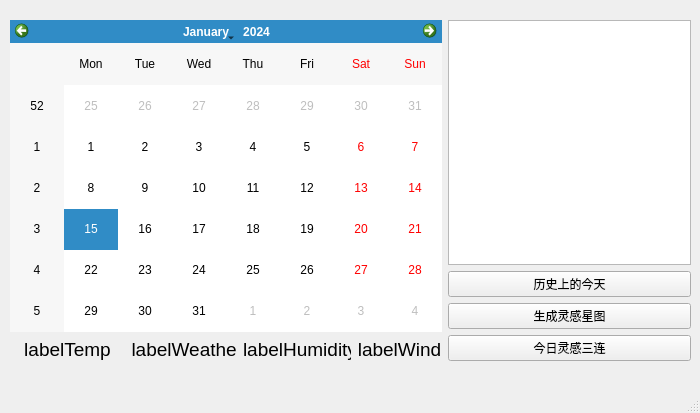
<?xml version="1.0" encoding="UTF-8"?>
<ui version="4.0">
 <class>MainWindow</class>
 <widget class="QMainWindow" name="MainWindow">
  <property name="geometry">
   <rect>
    <x>0</x>
    <y>0</y>
    <width>700</width>
    <height>413</height>
   </rect>
  </property>
  <property name="windowTitle">
   <string>MainWindow</string>
  </property>
  <widget class="QWidget" name="centralwidget">
   <widget class="QWidget" name="">
    <property name="geometry">
     <rect>
      <x>10</x>
      <y>20</y>
      <width>681</width>
      <height>341</height>
     </rect>
    </property>
    <layout class="QHBoxLayout" name="horizontalLayout_2">
     <item>
      <layout class="QVBoxLayout" name="verticalLayout">
       <item>
        <widget class="QCalendarWidget" name="calendarWidget">
         <property name="minimumSize">
          <size>
           <width>380</width>
           <height>0</height>
          </size>
         </property>
        </widget>
       </item>
       <item>
        <layout class="QHBoxLayout" name="horizontalLayout">
         <item>
          <widget class="QLabel" name="labelTemp">
           <property name="minimumSize">
            <size>
             <width>115</width>
             <height>20</height>
            </size>
           </property>
           <property name="text">
            <string>&lt;html&gt;&lt;head/&gt;&lt;body&gt;&lt;p&gt;&lt;span style=&quot; font-size:14pt;&quot;&gt;labelTemp&lt;/span&gt;&lt;/p&gt;&lt;/body&gt;&lt;/html&gt;</string>
           </property>
           <property name="alignment">
            <set>Qt::AlignmentFlag::AlignCenter</set>
           </property>
          </widget>
         </item>
         <item>
          <widget class="QLabel" name="labelWeather">
           <property name="minimumSize">
            <size>
             <width>85</width>
             <height>20</height>
            </size>
           </property>
           <property name="text">
            <string>&lt;html&gt;&lt;head/&gt;&lt;body&gt;&lt;p&gt;&lt;span style=&quot; font-size:14pt;&quot;&gt;labelWeather&lt;/span&gt;&lt;/p&gt;&lt;/body&gt;&lt;/html&gt;</string>
           </property>
           <property name="alignment">
            <set>Qt::AlignmentFlag::AlignCenter</set>
           </property>
          </widget>
         </item>
         <item>
          <widget class="QLabel" name="labelHumidity">
           <property name="minimumSize">
            <size>
             <width>85</width>
             <height>20</height>
            </size>
           </property>
           <property name="text">
            <string>&lt;html&gt;&lt;head/&gt;&lt;body&gt;&lt;p&gt;&lt;span style=&quot; font-size:14pt;&quot;&gt;labelHumidity&lt;/span&gt;&lt;/p&gt;&lt;/body&gt;&lt;/html&gt;</string>
           </property>
           <property name="alignment">
            <set>Qt::AlignmentFlag::AlignCenter</set>
           </property>
          </widget>
         </item>
         <item>
          <widget class="QLabel" name="labelWind">
           <property name="minimumSize">
            <size>
             <width>85</width>
             <height>20</height>
            </size>
           </property>
           <property name="text">
            <string>&lt;html&gt;&lt;head/&gt;&lt;body&gt;&lt;p&gt;&lt;span style=&quot; font-size:14pt;&quot;&gt;labelWind&lt;/span&gt;&lt;/p&gt;&lt;/body&gt;&lt;/html&gt;</string>
           </property>
           <property name="alignment">
            <set>Qt::AlignmentFlag::AlignCenter</set>
           </property>
          </widget>
         </item>
        </layout>
       </item>
      </layout>
     </item>
     <item>
      <layout class="QVBoxLayout" name="verticalLayout_2">
       <item>
        <widget class="QTextEdit" name="textEdit"/>
       </item>
       <item>
        <widget class="QPushButton" name="btnHistoryEvent">
         <property name="minimumSize">
          <size>
           <width>0</width>
           <height>22</height>
          </size>
         </property>
         <property name="text">
          <string>历史上的今天</string>
         </property>
        </widget>
       </item>
       <item>
        <widget class="QPushButton" name="btnExportStarMap">
         <property name="minimumSize">
          <size>
           <width>0</width>
           <height>22</height>
          </size>
         </property>
         <property name="text">
          <string>生成灵感星图</string>
         </property>
        </widget>
       </item>
       <item>
        <widget class="QPushButton" name="pushButton">
         <property name="minimumSize">
          <size>
           <width>0</width>
           <height>22</height>
          </size>
         </property>
         <property name="text">
          <string>今日灵感三连</string>
         </property>
        </widget>
       </item>
      </layout>
     </item>
    </layout>
   </widget>
   <zorder>labelTemp</zorder>
   <zorder>labelHumidity</zorder>
   <zorder>btnExportStarMap</zorder>
   <zorder>calendarWidget</zorder>
   <zorder>btnHistoryEvent</zorder>
   <zorder>textEdit</zorder>
   <zorder>labelWind</zorder>
   <zorder>labelWeather</zorder>
   <zorder>pushButton</zorder>
  </widget>
  <widget class="QMenuBar" name="menubar">
   <property name="geometry">
    <rect>
     <x>0</x>
     <y>0</y>
     <width>700</width>
     <height>18</height>
    </rect>
   </property>
  </widget>
  <widget class="QStatusBar" name="statusbar"/>
 </widget>
 <resources/>
 <connections/>
</ui>
